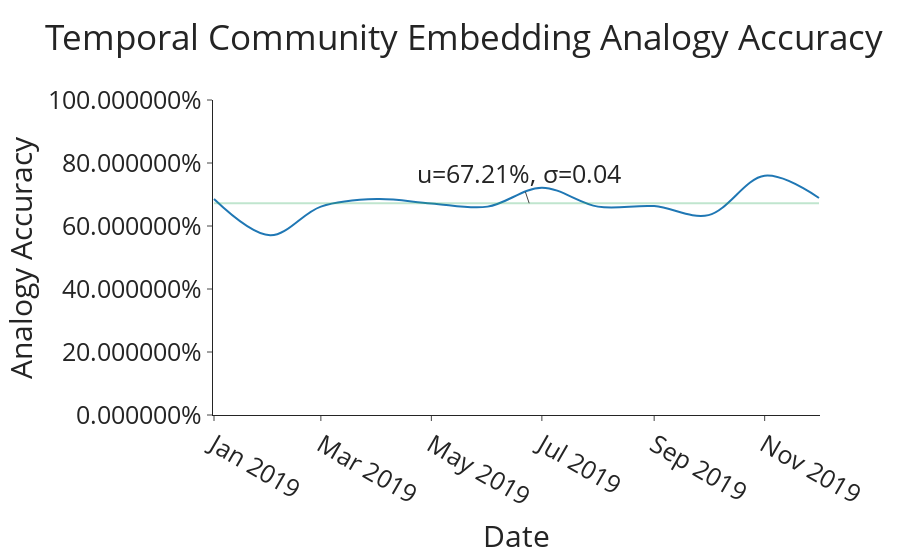

Source (notebook cell):
### Code cell
import plotly.express as px
args = {
    "line_shape": "spline",
    "title":  "Temporal Community Embedding Analogy Accuracy",
    "template": "simple_white",
    "labels": {"x": "Date", "y":"Analogy Accuracy"}
}

u = np.mean(scores)
d = np.std(scores)
layout = {
            "yaxis": {"tickformat": '%',"range":[0,1] },
            # Mean Horizontal
            "shapes": [{
                'type': 'line',
                'x0': dates[0],
                'y0': u,
                'x1': dates[-1],
                'y1': u,
                'line': {
                    'color': 'rgb(50, 171, 96)',
                    'width': 2},
                },
            ],
            "annotations": [{"x":"2019-06-24","y":u,"text":"u={:.2f}%, σ={:0.2f}".format(u*100,d)}],
            "font": {"size": 25}
         }

fig = px.line(x=dates,y=scores,**args)
fig.update_layout(layout)
# fig.write_html("visualizations/temporal/{}_accuracy.html".format(TIME_FRAME))
fig.show()

### Figure 1 — Plotly figure (JSON) as saved in the notebook; plotly's stock layout.template omitted (floating-point values rounded to 4 significant figures)
{"data": [{"hovertemplate": "Date=%{x}<br>Analogy Accuracy=%{y}<extra></extra>", "legendgroup": "", "line": {"color": "#1F77B4", "dash": "solid", "shape": "spline"}, "mode": "lines", "name": "", "orientation": "v", "showlegend": false, "type": "scatter", "x": ["2019-01-01T00:00:00", "2019-02-01T00:00:00", "2019-03-01T00:00:00", "2019-04-01T00:00:00", "2019-05-01T00:00:00", "2019-06-01T00:00:00", "2019-07-01T00:00:00", "2019-08-01T00:00:00", "2019-09-01T00:00:00", "2019-10-01T00:00:00", "2019-11-01T00:00:00", "2019-12-01T00:00:00"], "xaxis": "x", "y": [0.6856, 0.5704, 0.6615, 0.6856, 0.6718, 0.6615, 0.7216, 0.6615, 0.6632, 0.6345, 0.7595, 0.689], "yaxis": "y"}], "layout": {"annotations": [{"text": "u=67.21%, σ=0.04", "x": "2019-06-24", "y": 0.6721}], "font": {"size": 25}, "legend": {"tracegroupgap": 0}, "shapes": [{"line": {"color": "rgb(50, 171, 96)", "width": 2}, "type": "line", "x0": "2019-01-01T00:00:00", "x1": "2019-12-01T00:00:00", "y0": 0.6721, "y1": 0.6721}], "title": {"text": "Temporal Community Embedding Analogy Accuracy"}, "xaxis": {"anchor": "y", "domain": [0, 1], "title": {"text": "Date"}}, "yaxis": {"anchor": "x", "domain": [0, 1], "range": [0, 1], "tickformat": "%", "title": {"text": "Analogy Accuracy"}}}}
